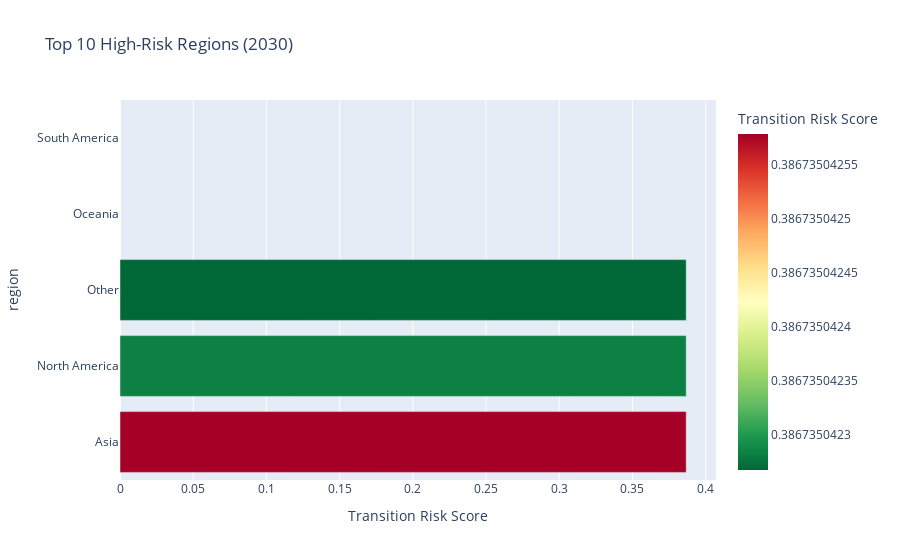

Here is the notebook cell this chart was saved with:
### Code cell
# High-risk regions
high_risk = df_risk[df_risk['year'] == 2030].nlargest(10, 'transition_risk_score')

fig = px.bar(
    high_risk,
    x='transition_risk_score',
    y='region',
    orientation='h',
    title='Top 10 High-Risk Regions (2030)',
    labels={'transition_risk_score': 'Transition Risk Score'},
    color='transition_risk_score',
    color_continuous_scale='RdYlGn_r'
)
fig.show()

### Figure 1 — Plotly figure (JSON) as saved in the notebook; plotly's stock layout.template omitted (floating-point values rounded to 4 significant figures)
{"data": [{"alignmentgroup": "True", "hovertemplate": "Transition Risk Score=%{marker.color}<br>region=%{y}<extra></extra>", "legendgroup": "", "marker": {"color": [0.3867, 0.3867, 0.3867, null, null], "coloraxis": "coloraxis", "pattern": {"shape": ""}}, "name": "", "offsetgroup": "", "orientation": "h", "showlegend": false, "textposition": "auto", "type": "bar", "x": [0.3867, 0.3867, 0.3867, null, null], "xaxis": "x", "y": ["Asia", "North America", "Other", "Oceania", "South America"], "yaxis": "y"}], "layout": {"barmode": "relative", "coloraxis": {"colorbar": {"title": {"text": "Transition Risk Score"}}, "colorscale": [[0, "rgb(0,104,55)"], [0.1, "rgb(26,152,80)"], [0.2, "rgb(102,189,99)"], [0.3, "rgb(166,217,106)"], [0.4, "rgb(217,239,139)"], [0.5, "rgb(255,255,191)"], [0.6, "rgb(254,224,139)"], [0.7, "rgb(253,174,97)"], [0.8, "rgb(244,109,67)"], [0.9, "rgb(215,48,39)"], [1, "rgb(165,0,38)"]]}, "legend": {"tracegroupgap": 0}, "title": {"text": "Top 10 High-Risk Regions (2030)"}, "xaxis": {"anchor": "y", "domain": [0, 1], "title": {"text": "Transition Risk Score"}}, "yaxis": {"anchor": "x", "domain": [0, 1], "title": {"text": "region"}}}}
